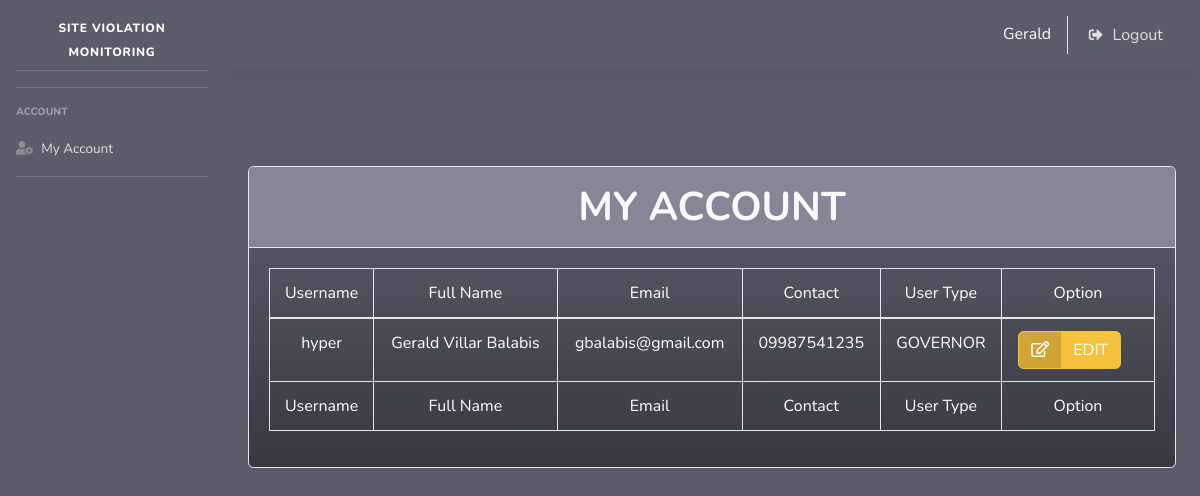
/my_account_manage.php (signed in), run on the app's committed database.
### tables this page shows
CREATE TABLE `accounts` (
  `acc_id` int(11) NOT NULL,
  `username` text NOT NULL,
  `password1` text NOT NULL,
  `password2` text NOT NULL,
  `firstname` text NOT NULL,
  `middlename` text NOT NULL,
  `lastname` text NOT NULL,
  `contact` text NOT NULL,
  `email` text NOT NULL,
  `user_type` text NOT NULL
);

### perfect_function.php (called while the page is built, shortened)
<?php
function getConnection()
{
	$servername = "localhost";
	$username = "root";
	$password = "";
	$dbname = "site_violation2";
	$conn = new mysqli($servername, $username, $password, $dbname);
	return $conn;
}
function get_where_custom($table_name, $column, $value)
{
	$conn = getConnection();
	$sql = "SELECT * FROM $table_name where ".$column."='".$value."'";
	$result = $conn->query($sql);
	return $result;
}
?>

### my_account_manage.php (the view, shortened to what this page needs)
<?php
include "header.php";
include "perfect_function.php";
?>
<div align=center>
<br>
<br><br>
<div class="card w-100 bg-gradient-dark">
            <div class="card-header py-3 bg-secondary">
              <h1 class="m-0 font-weight-bold text-light">MY ACCOUNT</h1>
            </div>
            <div class="card-body">
              <div class="table-responsive">
                <table class="table table-bordered" id="dataTable" width="100%" cellspacing="0">
    <thead style="text-align:center; color:white;">
    <tr>
        <td>Username</td>
        <td>Full Name</td>
        <td>Email</td>
        <td>Contact</td>
        <td>User Type</td>
        <td>Option</td>
    </tr>
    </thead>
    <tfoot style="text-align:center; color:white;">
    <tr>
        <td>Username</td>
        <td>Full Name</td>
        <td>Email</td>
        <td>Contact</td>
        <td>User Type</td>
        <td>Option</td>
    </tr>
    </tfoot>
    <tbody style="text-align:center; color:white;">
    <?php
        $table_name = "accounts";
        $column = "username";
        $get_userData = get_where_custom($table_name, $column, $_SESSION['username']);
        foreach ($get_userData as $key => $row) {
            $acc_id=$row['acc_id'];
            $username=$row['username'];
            $name=$row['firstname'] ." ". $row['middlename'] ." ". $row['lastname'];
            $contact=$row['contact'];
            $email=$row['email'];
            $user_type=$row['user_type'];
    ?>
    <tr>
        <td><?= $username ?></td>
        <td><?= $name ?></td>
        <td><?= $email ?></td>
        <td><?= $contact ?></td>
        <td><?= $user_type ?></td>
        <td>
            <a href="my_account_edit.php?id=<?= $acc_id?>" class="btn btn-warning btn-icon-split btn-md">
            <span class="icon text-red-50">
            <i class="far fa-edit"></i>
            </span>
            <span class="text">
                    EDIT
                </span>
            </a>
        </td>
    </tr>
        <?php   }   ?>
    </tbody>
</table>
</div>
</div>
</div>

### data on the page
accounts: username "hyper", name "Gerald Villar Balabis", email "gbalabis@gmail.com", contact "09987541235", user_type "GOVERNOR"

### other printed values
$_SESSION['firstlast'] "Gerald"
